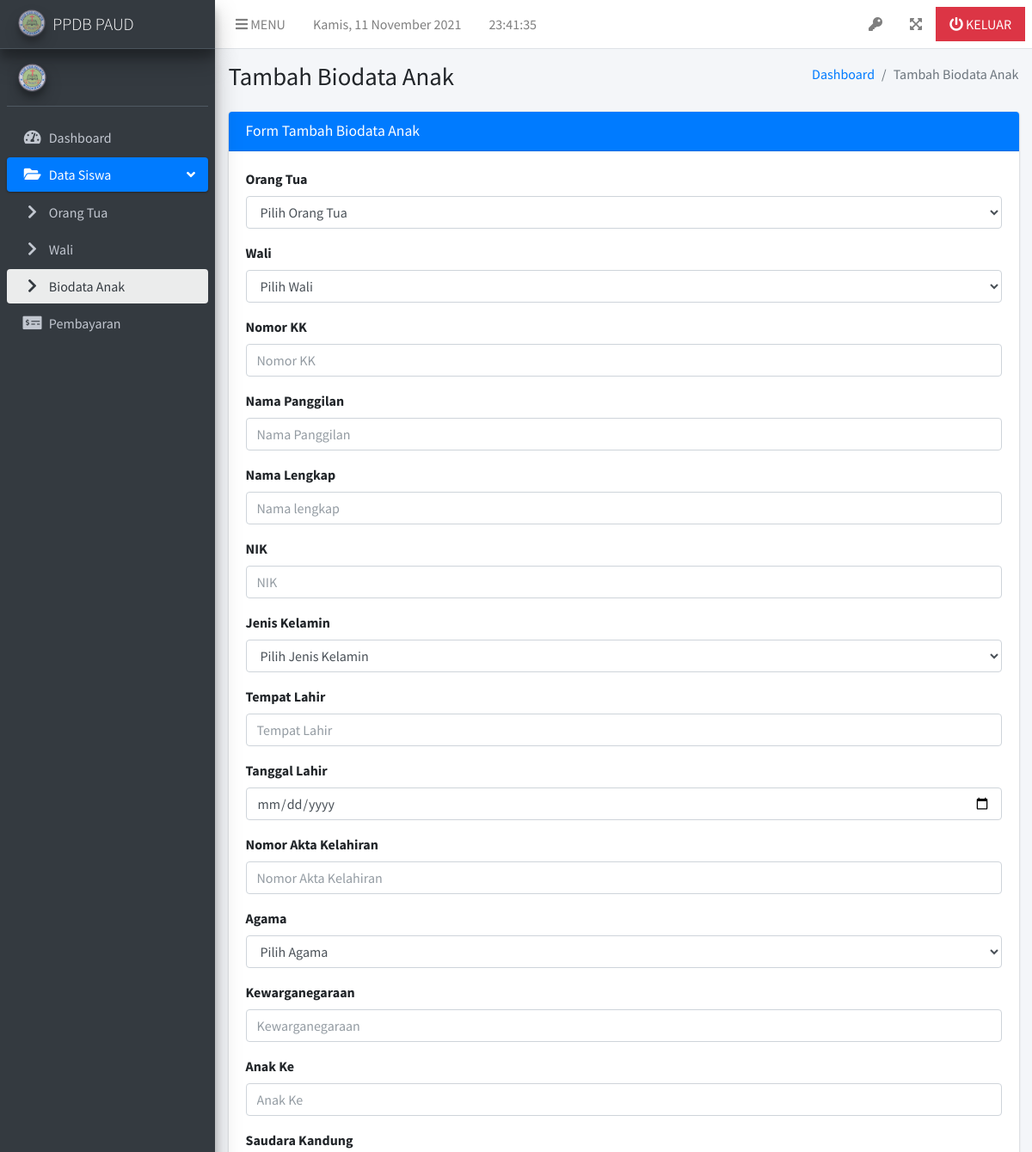
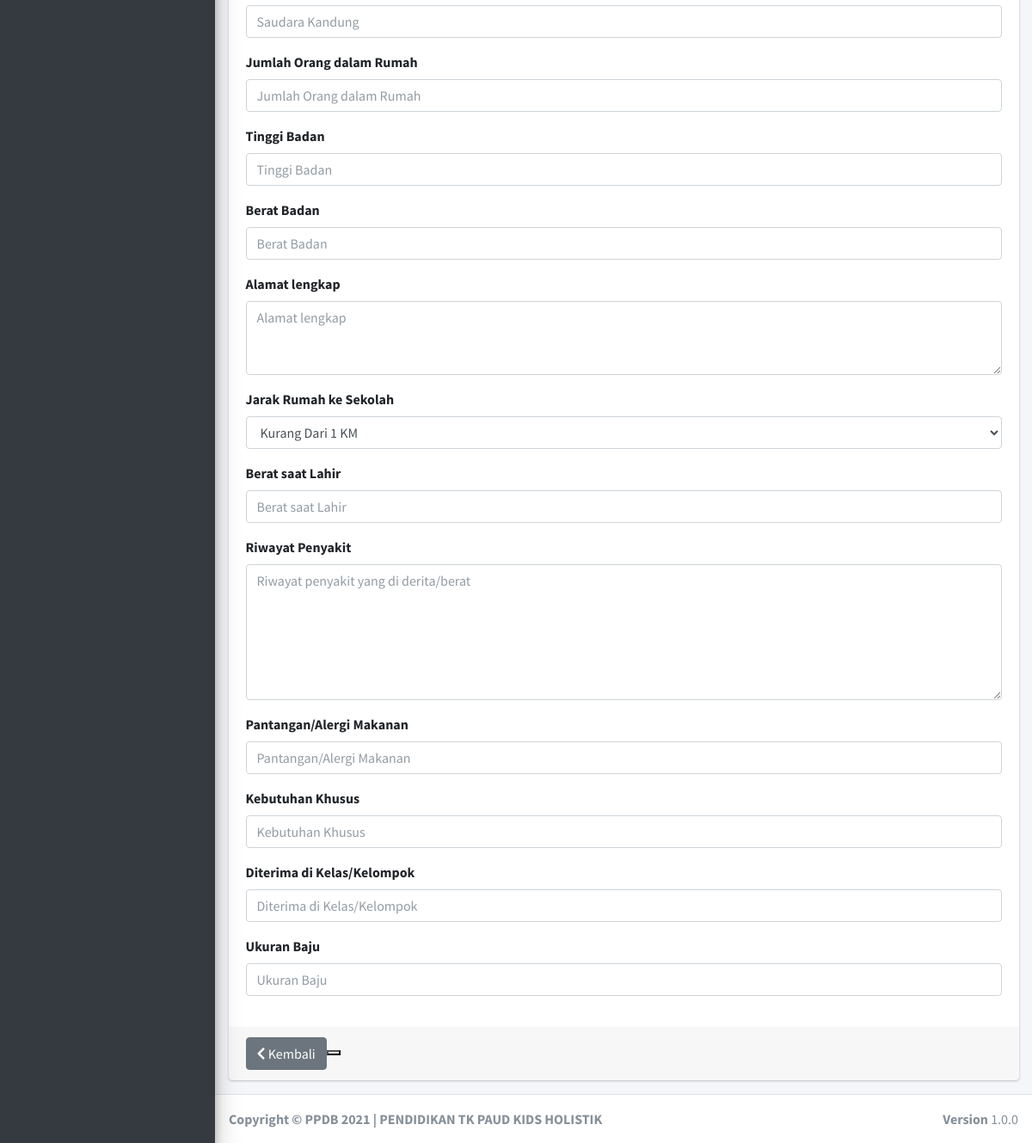
Screenshot of /index.php/biodata/create with the database file from the repository (2 pictures, top to bottom).
### tables this page shows
CREATE TABLE `profil_sekolah` (
  `idprofil_sekolah` int(11) NOT NULL,
  `nama` varchar(128) DEFAULT NULL,
  `email` varchar(32) DEFAULT NULL,
  `alamat` varchar(256) DEFAULT NULL,
  `website` varchar(64) DEFAULT NULL,
  `telp` varchar(16) DEFAULT NULL,
  `prov` varchar(64) DEFAULT NULL,
  `kab` varchar(64) DEFAULT NULL,
  `kode_pos` varchar(5) DEFAULT NULL,
  `logo` varchar(256) DEFAULT NULL,
  `dash_info` longtext DEFAULT NULL
);

### application/views/siswa/form_biodata.php (the view, shortened to what the rows shown need)
<section class="content-header">
    <div class="container-fluid">
        <div class="row mb-2">
            <div class="col-sm-6">
                <h1><?= isset($edit)?'Edit':'Tambah'; ?> Biodata Anak</h1>
            </div>
        </div>
    </div>
</section>

### application/views/index.php (shortened to what the rows shown need)
<?php $this->load->view('_partials/header.php'); ?>
<body class="hold-transition sidebar-mini layout-navbar-fixed">
    <div class="wrapper">
        <?php $this->load->view('_partials/navbar.php'); ?>
        <?php $this->load->view('_partials/sidebar.php'); ?>
        <div class="content-wrapper">
            <?php $this->load->view($content); ?>
        </div>
        <footer class="main-footer">
            <div class="float-right d-none d-sm-block">
                <b>Version</b> 1.0.0
            </div>
            <strong>Copyright &copy; PPDB <?= date('Y'); ?> | <?= _profil()->nama; ?>
        </footer>
    </div>

### application/views/_partials/sidebar.php (shortened to what the rows shown need)
<aside class="main-sidebar sidebar-dark-primary elevation-4">
    <a href="<?=base_url('assets/');?>index3.html" class="brand-link elevation-4">
        <img src="<?=base_url('uploads/'._profil()->logo);?>" alt="Logo" class="brand-image img-circle elevation-3"
            style="opacity: .8">
        <span class="brand-text font-weight-light">PPDB PAUD</span>
    </a>
    <div class="sidebar">
        <div class="user-panel mt-3 pb-3 mb-3 d-flex">
            <div class="image">
                <img src="<?=base_url('uploads/'._profil()->logo);?>" class="img-circle elevation-3" height="100"
                    alt="User Image">
            </div>
        </div>
    </div>
</aside>

### rows the page displays
profil_sekolah: logo (picture), nama "PENDIDIKAN TK PAUD KIDS HOLISTIK"

### other values shown
form_label('Wali', 'wali_id') "Wali"
form_label('Nomor KK', 'no_kk') "Nomor KK"
form_label('Nama Panggilan', 'nama_alias') "Nama Panggilan"
form_label('Nama Lengkap', 'nama_lengkap') "Nama Lengkap"
form_label('NIK', 'nik') "NIK"
form_label('Jenis Kelamin', 'jk') "Jenis Kelamin"
form_label('Tempat Lahir', 'tmp_lahir') "Tempat Lahir"
form_label('Tanggal Lahir', 'tgl_lahir') "Tanggal Lahir"
form_label('Nomor Akta Kelahiran', 'no_akta') "Nomor Akta Kelahiran"
form_label('Agama', 'agama') "Agama"
form_label('Kewarganegaraan', 'warga_negara') "Kewarganegaraan"
form_label('Anak Ke', 'anak_ke') "Anak Ke"
form_label('Saudara Kandung', 'sdr_kandung') "Saudara Kandung"
form_label('Jumlah Orang dalam Rumah', 'jml_orang') "Jumlah Orang dalam Rumah"
form_label('Tinggi Badan', 'tinggi_badan') "Tinggi Badan"
